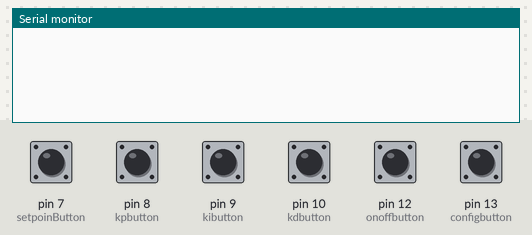
Recording of a sketch running on a simulated Arduino Uno, built with avr-gcc and run on an emulated ATmega328P. Shown: the last lines printed to the serial monitor. The inputs (shaded band) are chosen by the test bench; at power-on: pin 7 (setpoinButton), pin 8 (kpbutton), pin 9 (kibutton), pin 10 (kdbutton), pin 12 (onoffbutton), pin 13 (configbutton) LOW.

Above: at 1.2 s.
1.3 s: pin 12 (onoffbutton) pulled HIGH for 0.15 s
At 2.1 s:
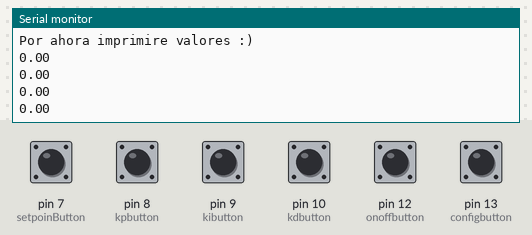
3.0 s: pin 13 (configbutton) pulled HIGH for 1 s
At 4.6 s:
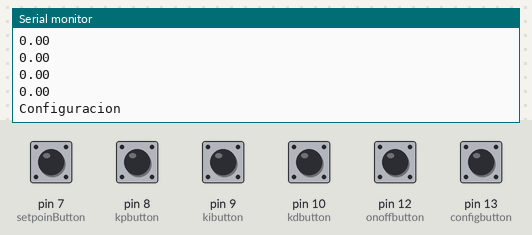
5.5 s: pin 13 (configbutton) pulled HIGH for 0.15 s
At 7.0 s:
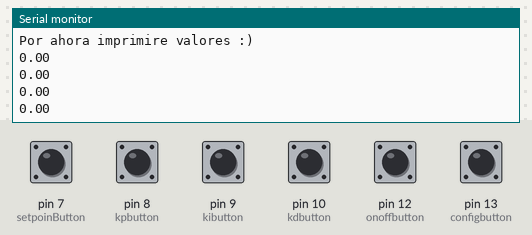
7.1 s: pin 12 (onoffbutton) pulled HIGH for 1 s
At 9.3 s:
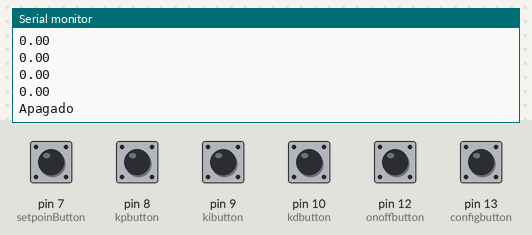

The sketch:

estructuradeciclos.ino
```cpp
//botones
const int onoffbutton = 12;
const int configbutton = 13;

bool estado = false;
bool estadoconfig = false;

//Dip switch, botones de seleccion
const int setpoinButton = 7;
const int kpbutton = 8;
const int kibutton = 9;
const int kdbutton = 10;

//Poteciometros de eleccion
const int setpointPot = A4;
const int ksPot = A5;

int potvalue;

//leds para ver las cosas
const int onled = 2;
const int confled = 3;

//Constantes necesarias
float setPoint, kp, ki, kd;


void setup(){

  Serial.begin(9600);

  pinMode(onoffbutton, INPUT);
  pinMode(configbutton, INPUT);

  pinMode(setpoinButton, INPUT);
  pinMode(kpbutton, INPUT);
  pinMode(kibutton, INPUT);
  pinMode(kdbutton, INPUT);

  pinMode(setpointPot, INPUT);
  pinMode(ksPot, INPUT);

}

void loop(){
  //condicion de encendido
  if(digitalRead(onoffbutton)==1 && estado == false){
    estado = true;
    delay(250);

    Serial.println("Encendido");
    //imprimir valores iniciales

    //loop dentro del loop
    while(estado == true){
      //funcion de accion cuando encendido
      encendido();
    }

    Serial.println("Apagado");
    delay(500);
  }

}

//funcion de accion cuando encendido
void encendido(){

  if(digitalRead(onoffbutton)==1 && estado == true){
    estado = false;
    delay(100);
  }

  if(digitalRead(configbutton)==1 && estadoconfig == false){
    estadoconfig = true;

    Serial.println("Configuracion");
    delay(1000);


    while(estadoconfig==true){
      config();
    }

    Serial.println("Saliendo de configuracion");
  }

  //Acá debería ir la acción :)
  Serial.println("Aca deberia pasar la accion");
  Serial.println("Por ahora imprimire valores :)");
  Serial.println(setPoint);
  Serial.println(kp);
  Serial.println(ki);
  Serial.println(kd);

  delay(1000);

}

void config(){
  if(digitalRead(configbutton)==1 && estado == true){
    estadoconfig = false;
    delay(100);
  }

  while( digitalRead(setpoinButton) == HIGH ){
    delay(50);
    potvalue = analogRead(setpointPot);
    delay(50);
    setPoint = floatmap(potvalue, 0, 1023, 1, 10);

    Serial.print("Setpoint: ");
    Serial.println(setPoint);
    delay(100);
  }

  while( digitalRead(kpbutton) == HIGH ){
    delay(50);
    potvalue = analogRead(ksPot);
    delay(50);
    kp = floatmap(potvalue, 0, 1023, 0, 5);

    Serial.print("Kp: ");
    Serial.println(kp);
    delay(100);
  }

  while( digitalRead(kibutton) == HIGH ){
    delay(50);
    potvalue = analogRead(ksPot);
    delay(50);
    ki = floatmap(potvalue, 0, 1023, 0.2, 10);

    Serial.print("Ki: ");
    Serial.println(ki);
    delay(100);
  }

  while( digitalRead(kdbutton) == HIGH ){
    delay(50);
    potvalue = analogRead(ksPot);
    delay(50);
    kd = floatmap(potvalue, 0, 1023, 0, 10);

    Serial.print("Kd: ");
    Serial.println(kd);
    delay(100);
  }

}


float floatmap(float x, float in_min, float in_max, float out_min, float out_max) {
  return (x - in_min) * (out_max - out_min) / (in_max - in_min) + out_min;
}
```

Measured:
- after the input at 1.3 s, the serial monitor: prints a new line after 0.25 s (image 1)
- after the input at 3.0 s, the serial monitor: prints a new line after 0.60 s (image 2)
- after the input at 5.5 s, the serial monitor: prints a new line after 0.10 s (image 3)
- after the input at 7.1 s, the serial monitor: prints a new line after 1.7 s (image 4)
